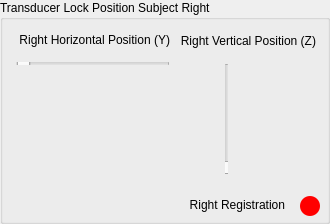
     <widget class="QGroupBox" name="TransducerLockPositionSubjectRightPanel">
      <property name="geometry"><rect><x>732</x><y>6</y><width>330</width><height>224</height></rect></property>
      <property name="title"><string>Transducer Lock Position Subject Right</string></property>
      <widget class="QLabel" name="RightHorizontalPositionYSliderLabel">
       <property name="geometry"><rect><x>14</x><y>29</y><width>156</width><height>22</height></rect></property>
       <property name="alignment"><set>Qt::AlignRight|Qt::AlignVCenter</set></property>
       <property name="text"><string>Right Horizontal Position (Y)</string></property>
      </widget>
      <widget class="QSlider" name="RightHorizontalPositionYSlider">
       <property name="geometry"><rect><x>16</x><y>62</y><width>154</width><height>3</height></rect></property>
       <property name="orientation"><enum>Qt::Horizontal</enum></property>
      </widget>
      <widget class="QLabel" name="RightVerticalPositionZSliderLabel">
       <property name="geometry"><rect><x>176</x><y>30</y><width>140</width><height>22</height></rect></property>
       <property name="alignment"><set>Qt::AlignRight|Qt::AlignVCenter</set></property>
       <property name="text"><string>Right Vertical Position (Z)</string></property>
      </widget>
      <widget class="QSlider" name="RightVerticalPositionZSlider">
       <property name="geometry"><rect><x>225</x><y>63</y><width>3</width><height>112</height></rect></property>
       <property name="orientation"><enum>Qt::Vertical</enum></property>
      </widget>
      <widget class="QLabel" name="RightRegistrationLampLabel">
       <property name="geometry"><rect><x>172</x><y>194</y><width>113</width><height>22</height></rect></property>
       <property name="alignment"><set>Qt::AlignRight|Qt::AlignVCenter</set></property>
       <property name="text"><string>Right Registration</string></property>
      </widget>
      <widget class="QLabel" name="RightRegistrationLamp">
       <property name="geometry"><rect><x>300</x><y>196</y><width>20</width><height>20</height></rect></property>
       <property name="styleSheet"><string notr="true">background-color: rgb(255, 0, 0); border-radius: 10px;</string></property>
      </widget>
     </widget>
